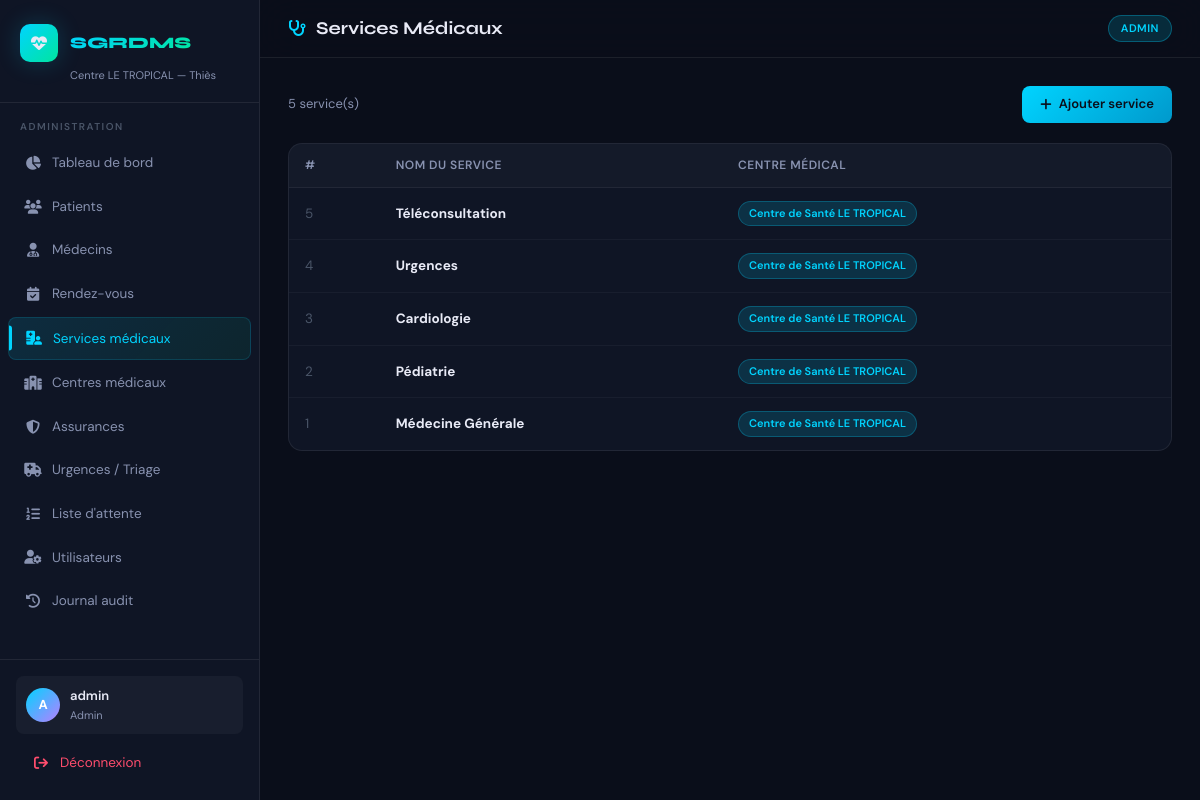
Screenshot of /admin/services (signed in) with the database file from the repository.
### tables this page shows
CREATE TABLE Service_Medical (
        id_service  INTEGER PRIMARY KEY AUTOINCREMENT,
        nom_service VARCHAR(100),
        id_centre   INTEGER NOT NULL REFERENCES Centre_Medical(id_centre) ON DELETE CASCADE
    );

CREATE TABLE Centre_Medical (
        id_centre      INTEGER PRIMARY KEY AUTOINCREMENT,
        nom_centre     VARCHAR(150) NOT NULL,
        adresse_centre TEXT,
        type_centre    VARCHAR(50),
        telephone      VARCHAR(20),
        ville          VARCHAR(100)
    );

### app.py (the view)
@app.route('/admin/services')
@role_required('admin')
def admin_services():
    db = get_db()
    services = db.execute('''SELECT s.*, c.nom_centre FROM Service_Medical s
                             JOIN Centre_Medical c ON s.id_centre=c.id_centre
                             ORDER BY s.id_service DESC''').fetchall()
    centres = db.execute('SELECT * FROM Centre_Medical').fetchall()
    return render_template('admin/services.html', services=services, centres=centres)

### app.py (called while the page is built)
def role_required(*roles):
    def decorator(f):
        from functools import wraps
        @wraps(f)
        def decorated(*args, **kwargs):
            if 'user_id' not in session:
                return redirect(url_for('login'))
            if session.get('role') not in roles:
                flash('Accès non autorisé.', 'danger')
                return redirect(url_for('dashboard'))
            return f(*args, **kwargs)
        return decorated
    return decorator

### database.py (called while the page is built)
def get_db():
    from flask import current_app
    db = getattr(g, '_database', None)
    if db is None:
        db = g._database = sqlite3.connect(DATABASE)
        db.row_factory = sqlite3.Row
        db.execute("PRAGMA foreign_keys = ON")
    return db

### templates/admin/services.html
{% extends "base.html" %}{% block title %}Services{% endblock %}
{% block page_icon %}<i class="fas fa-stethoscope"></i>{% endblock %}
{% block page_title %}Services Médicaux{% endblock %}
{% block content %}
<div class="action-bar fade-in">
  <span style="color:var(--text2);font-size:13px">{{ services|length }} service(s)</span>
  <a href="{{ url_for('admin_ajouter_service') }}" class="btn btn-primary"><i class="fas fa-plus"></i> Ajouter service</a>
</div>
<div class="card fade-in-1"><div class="table-wrap"><table class="data-table">
  <thead><tr><th>#</th><th>Nom du service</th><th>Centre médical</th></tr></thead>
  <tbody>{% for s in services %}<tr>
    <td style="color:var(--text3)">{{ s.id_service }}</td>
    <td><strong>{{ s.nom_service }}</strong></td>
    <td><span class="badge b-info">{{ s.nom_centre }}</span></td>
  </tr>{% else %}<tr><td colspan="3"><div class="empty-state"><i class="fas fa-stethoscope"></i><p>Aucun service.</p></div></td></tr>{% endfor %}</tbody>
</table></div></div>
{% endblock %}

### static/css/style.css (style rules this page uses)
:root { --bg: #0a0e1a; --bg2: #0f1525; --bg3: #151d30; --glass: rgba(255,255,255,0.04); --glass2: rgba(255,255,255,0.08); --border: rgba(255,255,255,0.08); --border2: rgba(255,255,255,0.14); --cyan: #00d4ff; --cyan2: #0099cc; --green: #00e5a0; --green2: #00b57c; --orange: #ff8c42; --red: #ff4d6d; --purple: #b67fff; --gold: #ffd166; --text: #e8eaf6; --text2: #8892b0; --text3: #4a5568; --sidebar-w: 260px; --radius: 14px; --radius-sm: 8px; --shadow: 0 8px 32px rgba(0,0,0,.4); --shadow-sm: 0 4px 16px rgba(0,0,0,.3); --glow-cyan: 0 0 24px rgba(0,212,255,.2); --glow-green: 0 0 24px rgba(0,229,160,.2); }
* { margin:0; padding:0; box-sizing:border-box; }
body { background: var(--bg); color: var(--text); font-family: 'DM Sans', sans-serif; font-size: 14px; line-height: 1.6; overflow-x: hidden; }
.topbar-title i { color: var(--cyan); font-size: 16px; }
.card { background: var(--bg2); border: 1px solid var(--border); border-radius: var(--radius); overflow: hidden; }
.table-wrap { overflow-x: auto; }
table.data-table { width: 100%; border-collapse: collapse; font-size: 13.5px; }
.data-table thead tr { background: rgba(255,255,255,.02); border-bottom: 1px solid var(--border); }
.data-table th { padding: 12px 16px; text-align: left; font-weight: 600; color: var(--text2); font-size: 12px; letter-spacing: .5px; text-transform: uppercase; white-space: nowrap; }
.data-table td { padding: 13px 16px; border-bottom: 1px solid rgba(255,255,255,.04); color: var(--text); vertical-align: middle; }
.data-table tbody tr { transition: background .15s; }
.data-table tbody tr:last-child td { border-bottom: none; }
.badge { display: inline-flex; align-items: center; padding: 3px 10px; border-radius: 20px; font-size: 11px; font-weight: 600; gap: 4px; }
.b-info { background: rgba(0,212,255,.15); color: var(--cyan); border: 1px solid rgba(0,212,255,.25); }
.btn { display: inline-flex; align-items: center; gap: 7px; padding: 8px 18px; border-radius: var(--radius-sm); font-size: 13px; font-weight: 500; font-family: 'DM Sans', sans-serif; cursor: pointer; border: none; text-decoration: none; transition: all .2s; white-space: nowrap; }
.btn-primary { background: linear-gradient(135deg, var(--cyan), var(--cyan2)); color: var(--bg); font-weight: 600; }
.action-bar { display: flex; justify-content: space-between; align-items: center; margin-bottom: 20px; }
.fade-in { animation: fadeInUp .4s ease both; }
.fade-in-1 { animation: fadeInUp .4s ease .05s both; }

### rows the page displays
Service_Medical: id_service "5", nom_service "Téléconsultation", nom_centre "Centre de Santé LE TROPICAL"
Service_Medical: id_service "4", nom_service "Urgences", nom_centre "Centre de Santé LE TROPICAL"
Service_Medical: id_service "3", nom_service "Cardiologie", nom_centre "Centre de Santé LE TROPICAL"
Service_Medical: id_service "2", nom_service "Pédiatrie", nom_centre "Centre de Santé LE TROPICAL"
Service_Medical: id_service "1", nom_service "Médecine Générale", nom_centre "Centre de Santé LE TROPICAL"

### other values shown
{{ session.login[0].upper() }} "A"
{{ session.login }} "admin"
{{ session.role | capitalize }} "Admin"
{{ session.role | upper }} "ADMIN"
{{ services|length }} "5"
